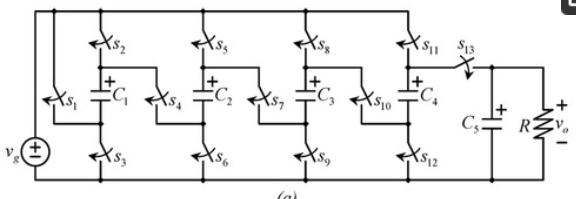
#> input picture connectionbuilder/schematics/104_png.jpg, 576 x 199 px
$ python -i gen_component.py   (imports and definitions only)
#> lines starting #> are read from the running program, lines starting #| are printed output that depends on the picture; after the words box and inside, x2 and y2 are one past the last pixel; in counts of white or black regions, pixels touching at a corner belong together
#> further down, picture is the input picture: shape (199, 576, 3); min 0, max 255, mean 236.8
#!/usr/bin/env python3
# -*- coding: utf-8 -*-

import argparse
import random
from pathlib import Path
import numpy as np
import cv2


# ----------------------------
# Asset indexing
# ----------------------------
# [27 lines left out: functions list_assets, read_gray, not called in this run]


def invert_component(gray: np.ndarray) -> np.ndarray:
    """Your requirement: invert after reading."""
    return 255 - gray


# [60 lines left out: functions crop_to_content, paste_on_white_bg, resize_keep_aspect, not called in this run]


# ----------------------------
# Free-rectangle packing (no overlap by construction)
# Rect is (x1,y1,x2,y2) inclusive
# ----------------------------
def rect_w(r):
    return r[2] - r[0] + 1


def rect_h(r):
    return r[3] - r[1] + 1


# [64 lines left out: functions rect_contains, expand_box, split_free_rect, prune_free_rects, yolo_line, not called in this run]


def augment_component_cv(
    img: np.ndarray,
    p=1,
    bin_thresh=200,
    max_kernel=3,
    do_skeleton=False,
):
    """
    Component-level morphology augmentation.
    Assumes: white background (255), black strokes (0).
    Output keeps same convention.
    """
#> called with p = 1, bin_thresh = 200, max_kernel = 3, do_skeleton = False
    if random.random() > p:
        return img

    # --- binarize ---
    # foreground: black stroke -> 1, background -> 0 (for morphology convenience)
    # If your convention is inverted, swap the THRESH_BINARY / THRESH_BINARY_INV.
    _, bw = cv2.threshold(img, bin_thresh, 255, cv2.THRESH_BINARY_INV)  # strokes=255
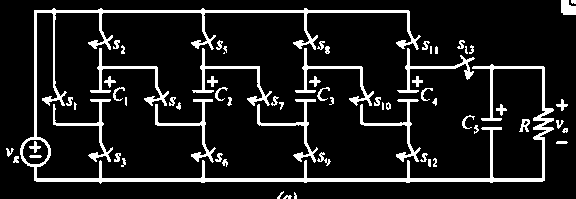
#> bw: shape (199, 576, 3); 11.3% white; 68 white regions (9 under 20 px), largest, box (x1, y1, x2, y2) and area: (20, 8, 554, 184) 6423, (90, 48, 169, 106) 572, (295, 48, 374, 106) 572
    bw01 = (bw > 0).astype(np.uint8)  # strokes=1

    # choose a small kernel
    k = random.randint(1, max_kernel)  # 1..3
    kernel = cv2.getStructuringElement(
        random.choice([cv2.MORPH_RECT, cv2.MORPH_ELLIPSE]),
        (2 * k + 1, 2 * k + 1),
    )

    op = random.choice(["gradient"])  # "erode", "open", "close", "mix",
    it = 1  # random.choice([1, 1, 2])  # mostly 1, sometimes 2

    m = (bw01 * 255).astype(np.uint8)

    if op == "erode":
        m = cv2.erode(m, kernel, iterations=it)
    # elif op == "dilate":
    #     m = cv2.dilate(m, kernel, iterations=it)
    elif op == "gradient":
        m = cv2.morphologyEx(m, cv2.MORPH_GRADIENT, kernel, iterations=it)
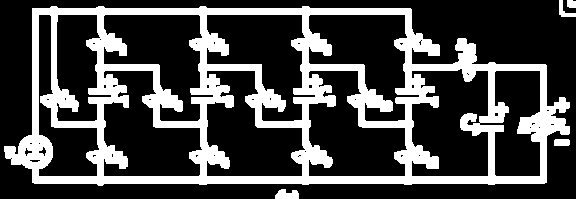
#> m: shape (199, 576, 3); 27.5% white; 5 white regions, box (x1, y1, x2, y2) and area: (4, 6, 570, 186) 30985, (275, 189, 299, 199) 186, (559, 0, 576, 17) 120, (554, 139, 570, 146) 109, (567, 0, 576, 8) 67
    elif op == "open":
        m = cv2.morphologyEx(m, cv2.MORPH_OPEN, kernel, iterations=it)
    elif op == "close":
        m = cv2.morphologyEx(m, cv2.MORPH_CLOSE, kernel, iterations=it)
    else:  # mix: small random chain
        if random.random() < 0.5:
            m = cv2.erode(m, kernel, iterations=1)
        if random.random() < 0.5:
            m = cv2.dilate(m, kernel, iterations=1)
        if random.random() < 0.3:
            m = cv2.morphologyEx(m, cv2.MORPH_CLOSE, kernel, iterations=1)

    # Optional: create tiny breaks or bridges (topology robustness)
    # break: open with tiny kernel
    if random.random() < 0.15:
        k2 = 1
        ker2 = cv2.getStructuringElement(cv2.MORPH_RECT, (3, 3))
        m = cv2.morphologyEx(m, cv2.MORPH_OPEN, ker2, iterations=1)

    # bridge: close with tiny kernel
    if random.random() < 0.15:
        ker2 = cv2.getStructuringElement(cv2.MORPH_ELLIPSE, (3, 3))
        m = cv2.morphologyEx(m, cv2.MORPH_CLOSE, ker2, iterations=1)

    # Optional skeletonization (keeps connectivity + reduces thickness)
    # This is heavier; use low probability or offline preprocess.
    if do_skeleton and random.random() < 0.2:
        m = skeletonize_binary_255(m)

    # convert back to original convention: strokes black(0), bg white(255)
    out = np.where(m > 0, 0, 255).astype(np.uint8)
    return out


# [320 lines left out: functions skeletonize_binary_255, generate_one, write_data_yaml, draw_simple_wires, main, not called in this run]


# [2 lines not run here, left out]

>>> import cv2
>>> picture = cv2.imread('../../connectionbuilder/schematics/104_png.jpg')
>>> result = augment_component_cv(picture)

$ run again, on connectionbuilder/schematics/106_png.jpg
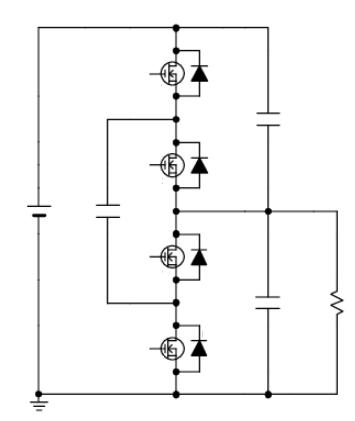
#> input picture connectionbuilder/schematics/106_png.jpg, 355 x 421 px
#> picture is the input picture: shape (421, 355, 3); min 0, max 255, mean 245.4
#> in augment_component_cv, `_, bw = cv2.threshold(img, bin_thresh, 255, cv2.THRESH_BINARY_INV)`:
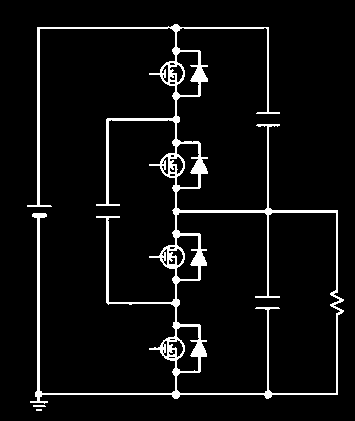
#> bw: shape (421, 355, 3); 6% white; 3 white regions (1 under 20 px), largest, box (x1, y1, x2, y2) and area: (27, 24, 344, 404) 8907, (33, 405, 46, 407) 25
#> in augment_component_cv, `m = cv2.morphologyEx(m, cv2.MORPH_GRADIENT, kernel, iterations=it)`:
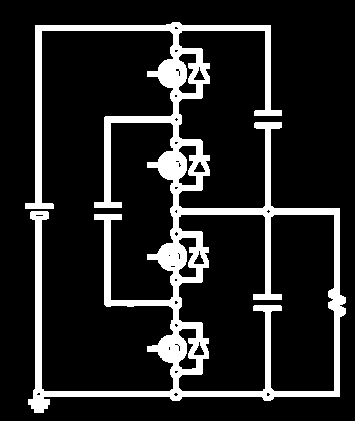
#> m: shape (421, 355, 3); 14.5% white; 1 white region, box (x1, y1, x2, y2) and area: (25, 22, 346, 413) 21731

$ run again, on connectionbuilder/schematics/107_png.jpg
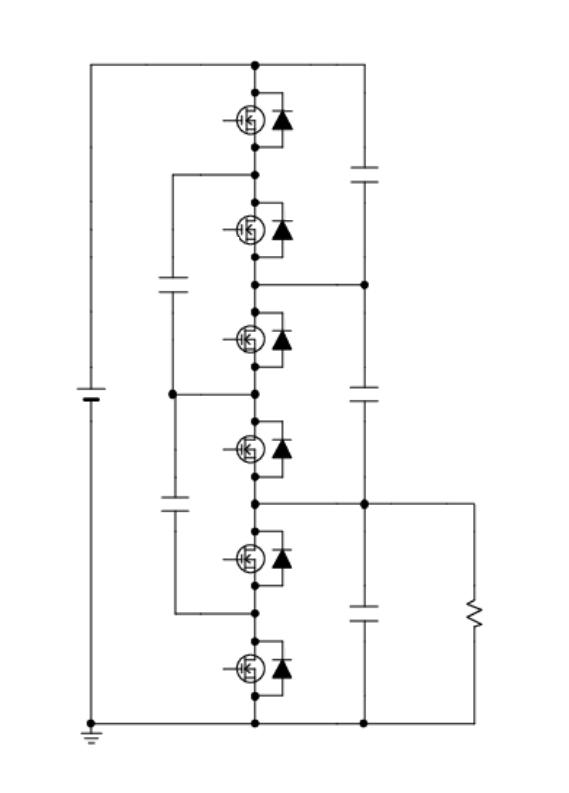
#> input picture connectionbuilder/schematics/107_png.jpg, 569 x 793 px
#> picture is the input picture: shape (793, 569, 3); min 0, max 255, mean 248.7
#> in augment_component_cv, `_, bw = cv2.threshold(img, bin_thresh, 255, cv2.THRESH_BINARY_INV)`:
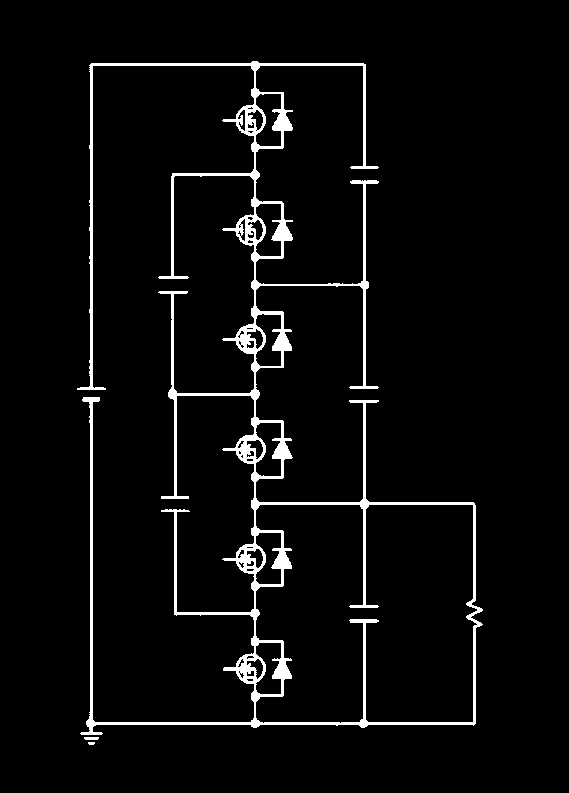
#> bw: shape (793, 569, 3); 4.2% white; 3 white regions (1 under 20 px), largest, box (x1, y1, x2, y2) and area: (77, 61, 483, 735) 19044, (84, 737, 99, 740) 43
#> in augment_component_cv, `m = cv2.morphologyEx(m, cv2.MORPH_GRADIENT, kernel, iterations=it)`:
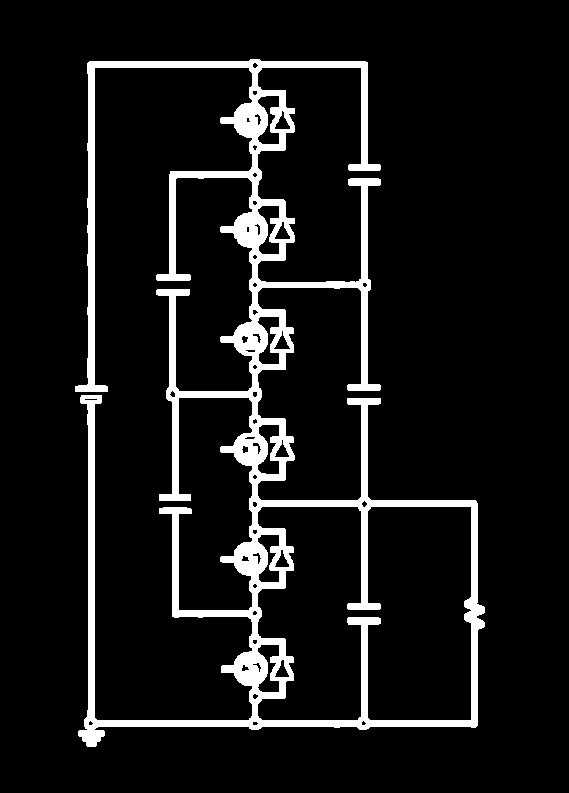
#> m: shape (793, 569, 3); 9% white; 1 white region, box (x1, y1, x2, y2) and area: (75, 59, 485, 747) 40419

$ run again, on connectionbuilder/schematics/109_png.jpg
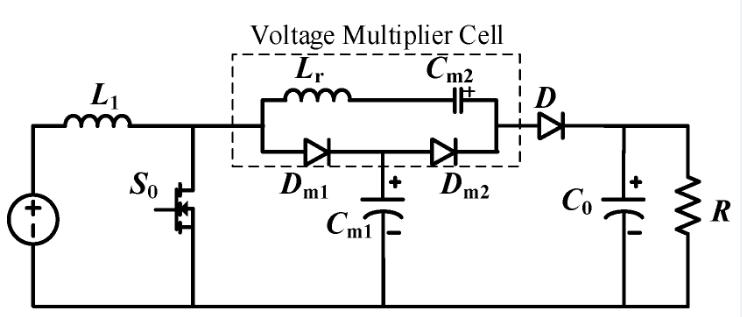
#> input picture connectionbuilder/schematics/109_png.jpg, 742 x 317 px
#> picture is the input picture: shape (317, 742, 3); mean B, G, R 235.9, 235.9, 235.9
#> in augment_component_cv, `_, bw = cv2.threshold(img, bin_thresh, 255, cv2.THRESH_BINARY_INV)`:
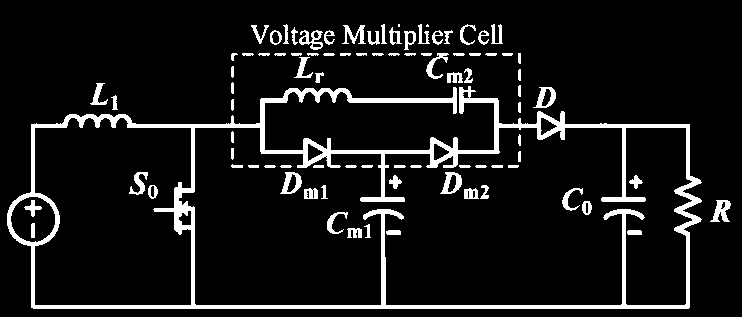
#> bw: shape (317, 742, 3); 9% white; 89 white regions (2 under 20 px), largest, box (x1, y1, x2, y2) and area: (7, 86, 702, 309) 14522, (710, 200, 731, 222) 254, (440, 172, 462, 194) 247
#> in augment_component_cv, `m = cv2.morphologyEx(m, cv2.MORPH_GRADIENT, kernel, iterations=it)`:
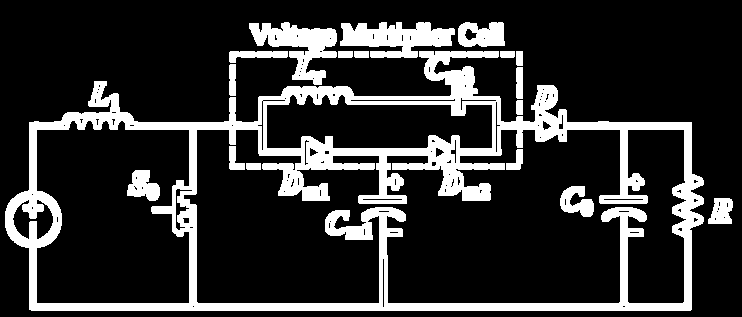
#> m: shape (317, 742, 3); 19% white; 18 white regions, largest, box (x1, y1, x2, y2) and area: (5, 51, 704, 311) 35012, (340, 22, 455, 58) 2599, (249, 22, 337, 85) 2486
